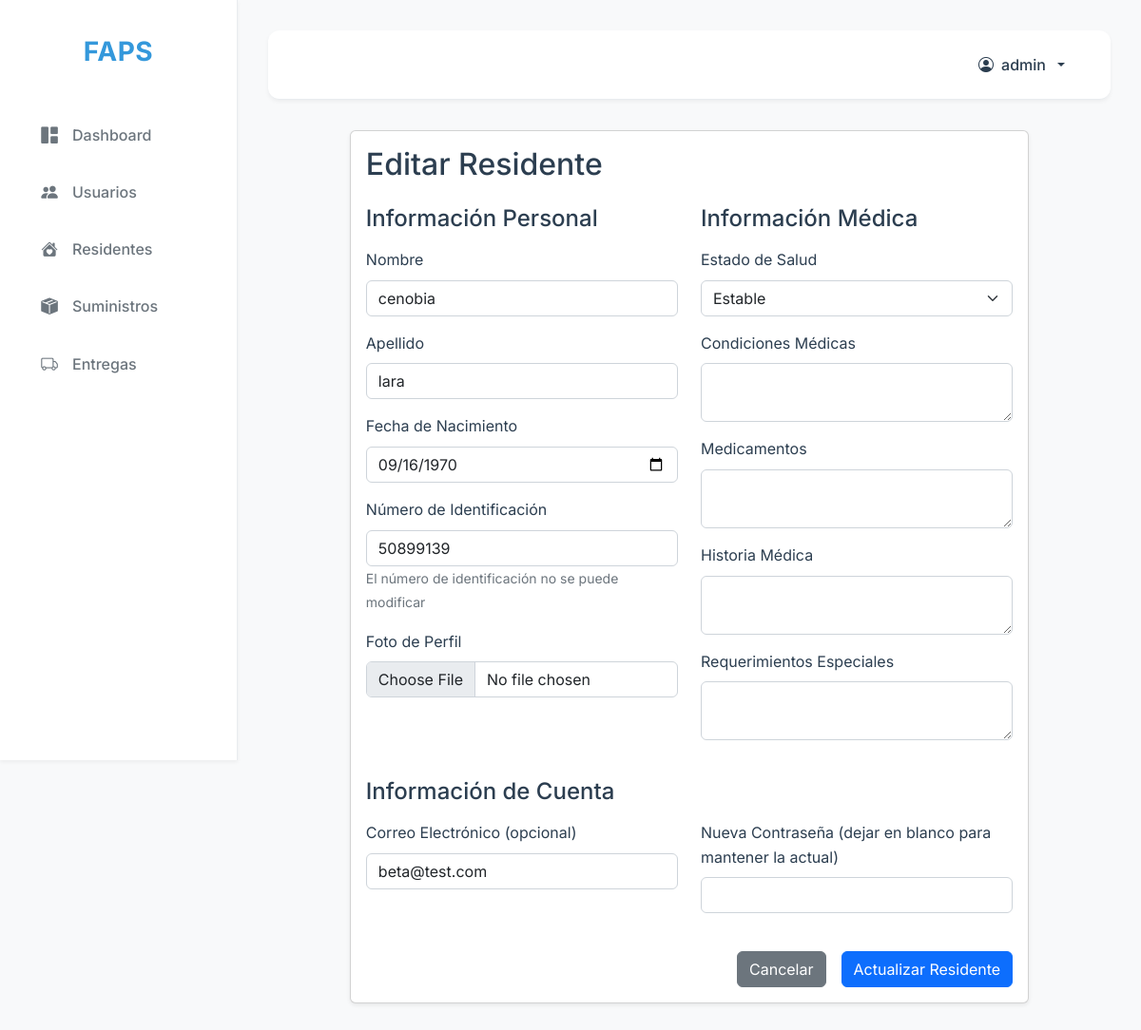
/admin/residents/edit/1 (signed in), run on the app's committed database.
### app/models.py (models this page shows, shortened)
class Resident(db.Model):
    id = db.Column(db.Integer, primary_key=True)
    name = db.Column(db.String(100), nullable=False)
    lastname = db.Column(db.String(100), nullable=False)
    birthday_date = db.Column(db.Date, nullable=False)
    no_identification = db.Column(db.Integer, unique=True, nullable=False)
    health_status = db.Column(db.String(255), nullable=True)
    medical_conditions = db.Column(db.Text, nullable=True)
    medications = db.Column(db.Text, nullable=True)
    medical_history = db.Column(db.Text, nullable=True)
    special_requirements = db.Column(db.Text, nullable=True)

class User(db.Model):
    __tablename__ = 'user'
    __table_args__ = (
        db.UniqueConstraint('no_identification', name='uq_user_identification'),
    )
    id = db.Column(db.Integer, primary_key=True)
    email = db.Column(db.String(255), nullable=True)
    password = db.Column(db.String(255), nullable=False)
    name = db.Column(db.String(100), nullable=False)
    lastname = db.Column(db.String(100), nullable=False)
    active = db.Column(db.Boolean, default=True)
    birthday_date = db.Column(db.Date, nullable=False)
    no_identification = db.Column(db.Integer, nullable=False)
    type_user = db.Column(db.String(50), nullable=False, default="colaborador")
    profile_photo = db.Column(db.String(255), nullable=True)

### app/routes/resident_routes.py (the view, shortened to what this page needs)
@resident_bp.route('/admin/residents/edit/<int:id>', methods=['GET', 'POST'])
@login_required
@admin_required
def edit_resident(id):
    resident = Resident.query.get_or_404(id)
    user = User.query.filter_by(no_identification=resident.no_identification).first()
    return render_template('edit_resident.html', resident=resident, user=user)

### app/routes/auth_routes.py (called while the page is built)
def login_required(f):
    @wraps(f)
    def decorated_function(*args, **kwargs):
        if 'user_id' not in session:
            return redirect(url_for('auth_bp.login'))
        return f(*args, **kwargs)
    return decorated_function

def admin_required(f):
    @wraps(f)
    def decorated_function(*args, **kwargs):
        if 'user_type' not in session or session['user_type'] != 'admin':
            flash('No tienes permisos para acceder a esta función', 'danger')
            return redirect(url_for('dashboard'))
        return f(*args, **kwargs)
    return decorated_function

### app/templates/edit_resident.html (shortened to what this page needs)
{% extends 'base.html' %}
{% block content %}
<div class="container">
    <div class="row justify-content-center">
        <div class="col-md-10">
            <div class="card shadow-sm">
                <div class="card-body">
                    <h2 class="card-title mb-4">Editar Residente</h2>
                    <form method="POST" enctype="multipart/form-data">
                        <div class="row">
                            <div class="col-md-6">
                                <h4 class="mb-3">Información Personal</h4>
                                <div class="mb-3">
                                    <label for="name" class="form-label">Nombre</label>
                                    <input type="text" class="form-control" id="name" name="name" value="{{ resident.name }}" required>
                                </div>
                                <div class="mb-3">
                                    <label for="lastname" class="form-label">Apellido</label>
                                    <input type="text" class="form-control" id="lastname" name="lastname" value="{{ resident.lastname }}" required>
                                </div>
                                <div class="mb-3">
                                    <label for="birthday_date" class="form-label">Fecha de Nacimiento</label>
                                    <input type="date" class="form-control" id="birthday_date" name="birthday_date" value="{{ resident.birthday_date.strftime('%Y-%m-%d') }}" required>
                                </div>
                                <div class="mb-3">
                                    <label for="no_identification" class="form-label">Número de Identificación</label>
                                    <input type="text" class="form-control" id="no_identification" value="{{ resident.no_identification }}" readonly>
                                    <small class="text-muted">El número de identificación no se puede modificar</small>
                                </div>
                                <div class="mb-3">
                                    <label for="profile_photo" class="form-label">Foto de Perfil</label>
                                    <input type="file" class="form-control" id="profile_photo" name="profile_photo" accept="image/*">
                                </div>
                            </div>
                            <div class="col-md-6">
                                <h4 class="mb-3">Información Médica</h4>
                                <div class="mb-3">
                                    <label for="health_status" class="form-label">Estado de Salud</label>
                                    <select class="form-select" id="health_status" name="health_status" required>
                                        <option value="Estable" {% if resident.health_status == 'Estable' %}selected{% endif %}>Estable</option>
                                    </select>
                                </div>
                                <div class="mb-3">
                                    <label for="medical_conditions" class="form-label">Condiciones Médicas</label>
                                    <textarea class="form-control" id="medical_conditions" name="medical_conditions" rows="2">{{ resident.medical_conditions }}</textarea>
                                </div>
                                <div class="mb-3">
                                    <label for="medications" class="form-label">Medicamentos</label>
                                    <textarea class="form-control" id="medications" name="medications" rows="2">{{ resident.medications }}</textarea>
                                </div>
                                <div class="mb-3">
                                    <label for="medical_history" class="form-label">Historia Médica</label>
                                    <textarea class="form-control" id="medical_history" name="medical_history" rows="2">{{ resident.medical_history }}</textarea>
                                </div>
                                <div class="mb-3">
                                    <label for="special_requirements" class="form-label">Requerimientos Especiales</label>
                                    <textarea class="form-control" id="special_requirements" name="special_requirements" rows="2">{{ resident.special_requirements }}</textarea>
                                </div>
                            </div>
                            {% if user %}
                            <div class="col-12 mt-4">
                                <h4 class="mb-3">Información de Cuenta</h4>
                                <div class="row">
                                    <div class="col-md-6">
                                        <div class="mb-3">
                                            <label for="email" class="form-label">Correo Electrónico (opcional)</label>
                                            <input type="email" class="form-control" id="email" name="email" value="{{ user.email or '' }}">
                                        </div>
                                    </div>
                                    <div class="col-md-6">
                                        <div class="mb-3">
                                            <label for="password" class="form-label">Nueva Contraseña (dejar en blanco para mantener la actual)</label>
                                            <input type="password" class="form-control" id="password" name="password">
                                        </div>
                                    </div>
                                </div>
                            </div>
                            {% endif %}
                        </div>
                        <div class="d-grid gap-2 d-md-flex justify-content-md-end mt-4">
                            <a href="{{ url_for('resident_bp.list_residents') }}" class="btn btn-secondary me-md-2">Cancelar</a>
                            <button type="submit" class="btn btn-primary">Actualizar Residente</button>
                        </div>
                    </form>
                </div>
            </div>
        </div>
    </div>
</div>
{% endblock %}

### app/static/css/custom.css (style rules this page uses)
:root { --bg-primary: #f8f9fa; --bg-secondary: #ffffff; --text-primary: #2c3e50; --text-secondary: #6c757d; --border-color: #e9ecef; --accent-color: #3498db; --accent-hover: #2980b9; --danger-color: #e74c3c; --success-color: #2ecc71; --warning-color: #f1c40f; --info-color: #3498db; --sidebar-width: 250px; --header-height: 60px; --footer-height: 60px; --shadow-sm: 0 2px 4px rgba(0,0,0,0.05); --shadow-md: 0 4px 6px rgba(0,0,0,0.1); --shadow-lg: 0 10px 15px rgba(0,0,0,0.1); --transition: all 0.3s ease; }
* { margin: 0; padding: 0; box-sizing: border-box; }
body { font-family: 'Inter', -apple-system, BlinkMacSystemFont, 'Segoe UI', 'Roboto', sans-serif; background-color: var(--bg-primary); color: var(--text-primary); line-height: 1.6; min-height: 100vh; display: flex; }
.shadow-sm { box-shadow: var(--shadow-sm); }

### data on the page
Resident: name "cenobia", lastname "lara", birthday_date "09/16/1970", no_identification "50899139", health_status "Estable"
User: email "beta@test.com"

### other printed values
{{ session.get('user_type', '') }} "admin"
